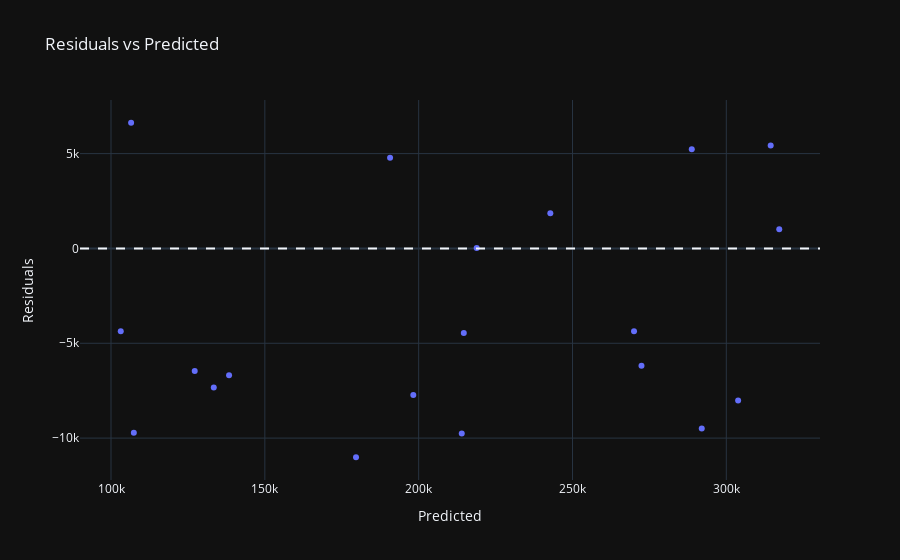

Here is the notebook cell this chart was saved with:
### Code cell
# Check residuals
residuals = y_test - predictions
fig_residuals = px.scatter(x=predictions, y=residuals, labels={'x': 'Predicted', 'y': 'Residuals'}, title='Residuals vs Predicted', template = 'plotly_dark')
fig_residuals.add_hline(y=0, line_dash='dash')
fig_residuals.show()

### Figure 1 — Plotly figure (JSON) as saved in the notebook; plotly's stock layout.template omitted (floating-point values rounded to 4 significant figures)
{"data": [{"hovertemplate": "Predicted=%{x}<br>Residuals=%{y}<extra></extra>", "legendgroup": "", "marker": {"color": "#636efa", "symbol": "circle"}, "mode": "markers", "name": "", "orientation": "v", "showlegend": false, "type": "scatter", "x": [314400.0, 292000.0, 270000.0, 288800.0, 127200.0, 317200.0, 106500.0, 133400.0, 198300.0, 179600.0, 242800.0, 138400.0, 107400.0, 214700.0, 103200.0, 272400.0, 214000.0, 190700.0, 218900.0, 303800.0], "xaxis": "x", "y": [5432.0, -9488.0, -4366.0, 5227.0, -6461.0, 1015.0, 6627.0, -7326.0, -7731.0, -11010.0, 1850.0, -6685.0, -9716.0, -4457.0, -4364.0, -6179.0, -9764.0, 4776.0, 23.6, -8020.0], "yaxis": "y"}], "layout": {"legend": {"tracegroupgap": 0}, "shapes": [{"line": {"dash": "dash"}, "type": "line", "x0": 0, "x1": 1, "xref": "x domain", "y0": 0, "y1": 0, "yref": "y"}], "title": {"text": "Residuals vs Predicted"}, "xaxis": {"anchor": "y", "domain": [0, 1], "title": {"text": "Predicted"}}, "yaxis": {"anchor": "x", "domain": [0, 1], "title": {"text": "Residuals"}}}}
